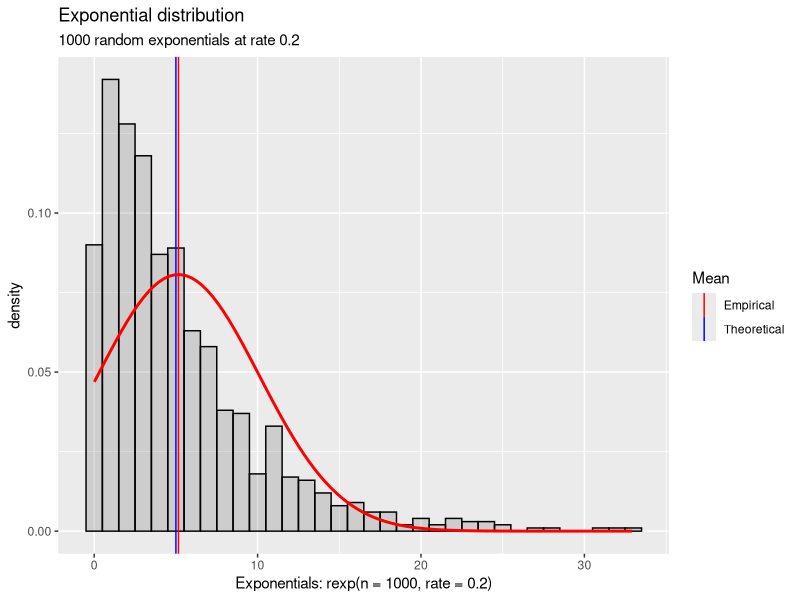
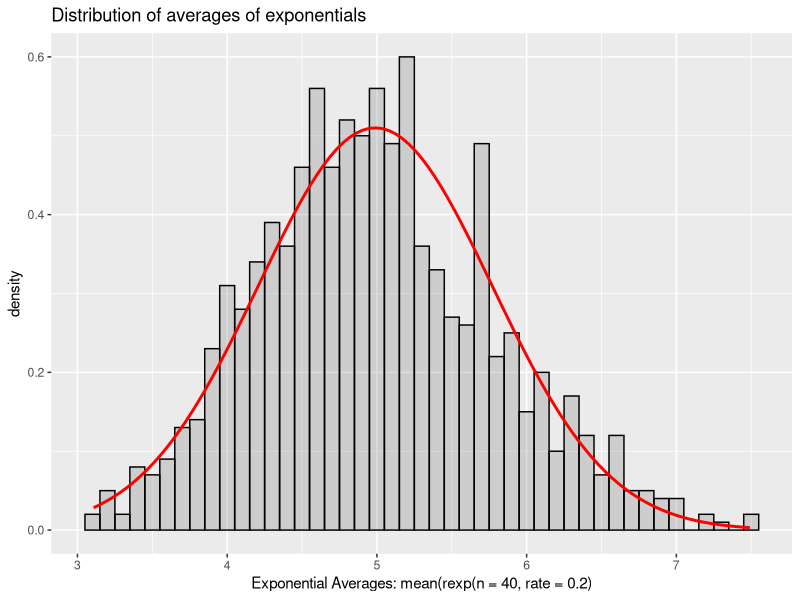
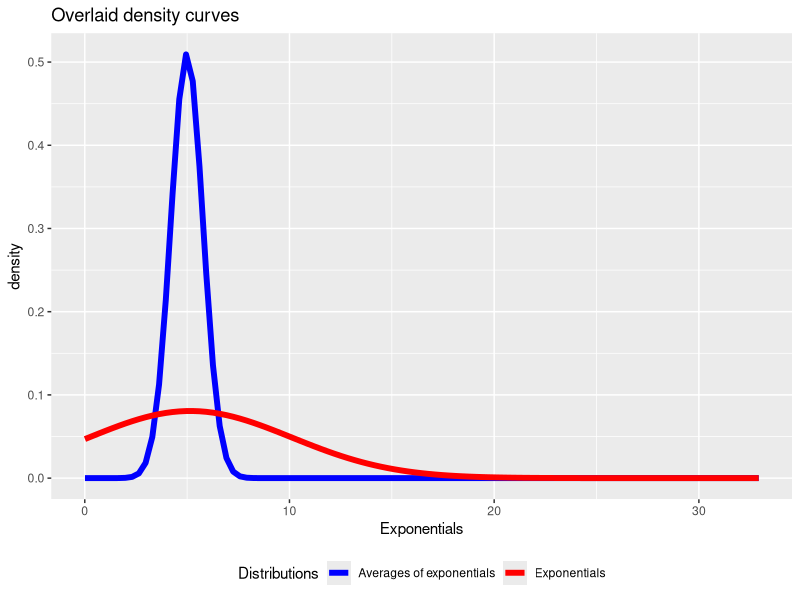

Source code (R) for these figures, in order:
## ---- chunk 1
knitr::opts_chunk$set(echo = TRUE, fig.width = 4, fig.height = 2, fig.align = "center")
## ---- chunk 2
set.seed(1)
nosim <- 1000; lambda <- 0.2
exponentials <- data.frame(x = rexp(nosim, lambda))
library(ggplot2)
ggplot(exponentials, aes(x = x)) + xlab("Exponentials: rexp(n = 1000, rate = 0.2)") +
    geom_histogram(aes(y = ..density..), alpha = .2, binwidth = 1, color = "black") +
    geom_vline(aes(xintercept = 1/lambda, color = "Theoretical")) +
    geom_vline(aes(xintercept = mean(exponentials$x), color = "Empirical")) +
    scale_color_manual("Mean", values = c(Theoretical="blue", Empirical="red")) +
    stat_function(fun=dnorm, args=list(mean=mean(exponentials$x),
                                       sd=sd(exponentials$x)),size=1,color="red") +
    ggtitle("Exponential distribution", paste(nosim, "random exponentials at rate", lambda))
## ---- chunk 3
mean(exponentials$x)
## ---- chunk 4
var(exponentials$x)
## ---- chunk 5
n <- 40
avgs <- data.frame(x = sapply(1:nosim, function(x) mean(rexp(n,lambda))))
library(ggplot2)
g2 <- ggplot(avgs, aes(x = x)) +
    geom_histogram(aes(y = ..density..), alpha = .20, binwidth = .1, color = "black") +
    stat_function(fun = dnorm,
                  args = list(mean = mean(avgs$x), sd = sd(avgs$x)), color = "red", size = 1) +
    xlab("Exponential Averages: mean(rexp(n = 40, rate = 0.2)") +
    ggtitle("Distribution of averages of exponentials")
g2
## ---- chunk 6
mean(avgs$x)
## ---- chunk 7
((1/lambda)^2)/n
## ---- chunk 8
ggplot(data.frame(x=range(exponentials,avgs)), aes(x = x)) +
    stat_function(fun=dnorm, args=list(mean=mean(avgs$x), sd=sd(avgs$x)),
                  size=2, aes(color="Averages of exponentials")) +
    stat_function(fun=dnorm, args=list(mean=mean(exponentials$x),
                                       sd = sd(exponentials$x)),
                  size=2, aes(color="Exponentials")) +
    scale_color_manual("Distributions",
                       values = c("Exponentials"="red","Averages of exponentials"="blue")) + 
    ylab("density") + xlab("Exponentials") + ggtitle("Overlaid density curves") +
    theme(legend.position = "bottom")
